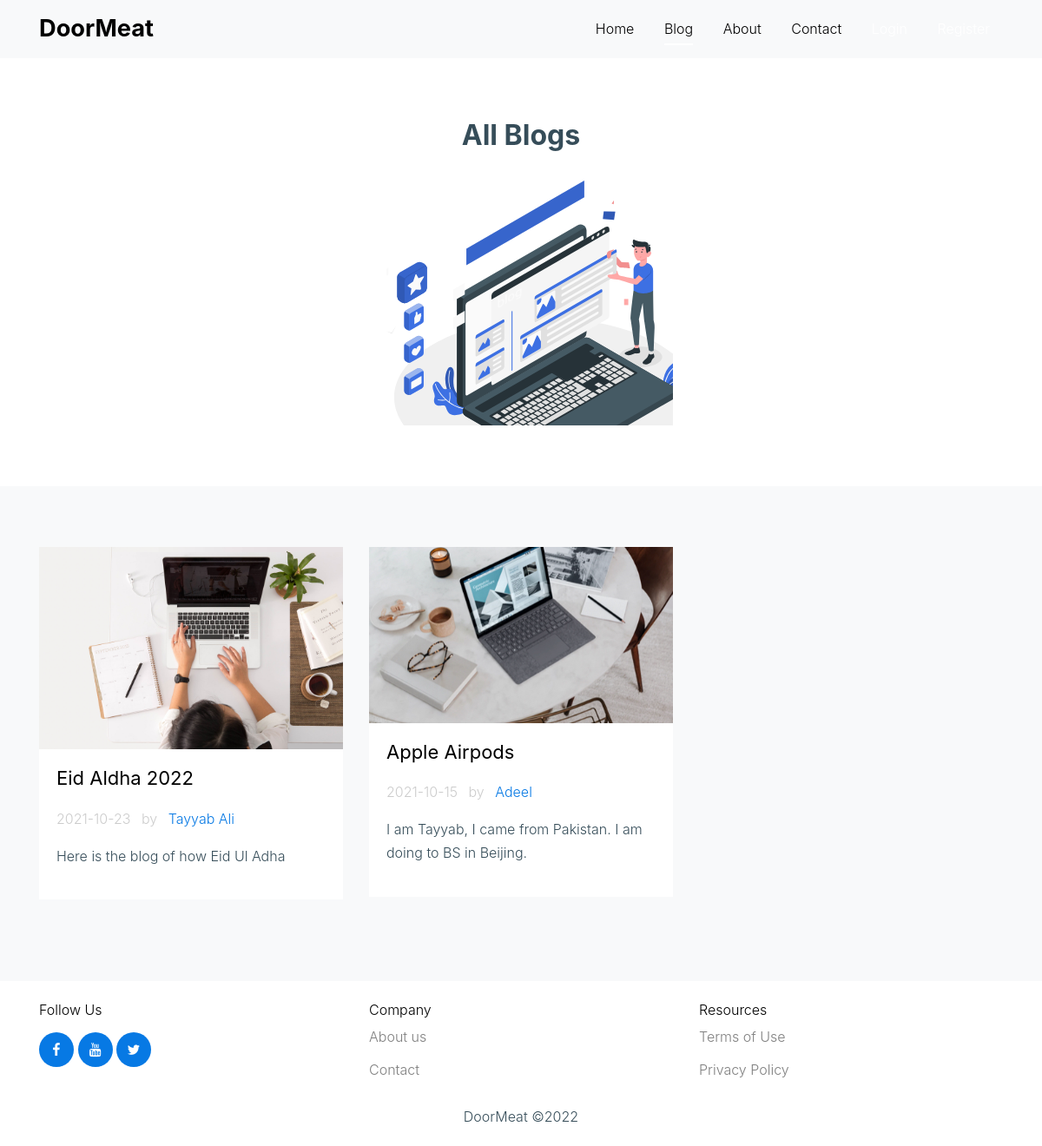
The page /blog/ on the database as committed earlier.
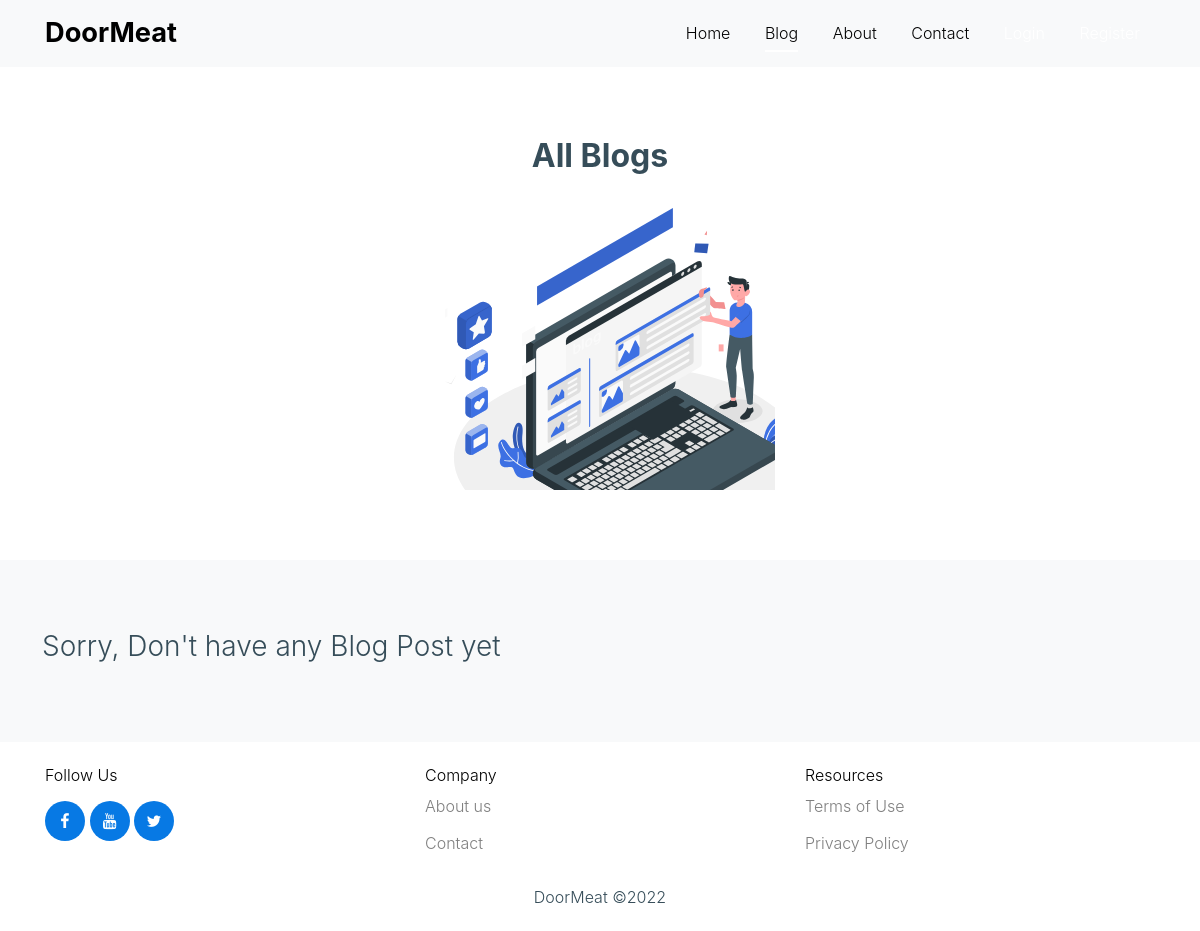
The same page on the database as committed later.
### blog4/models.py (models this page shows, shortened)
class Post(models.Model):
    title = models.CharField(max_length=200)
    author = models.CharField(max_length=100)
    date = models.CharField(max_length=150, blank=2 )
    img = models.ImageField()
    description = models.TextField()

### blog4/views.py (the view)
# urls.py: path('', views.index, name="index"),
def index(request):
    posts = Post.objects.all()
    return render(request, "blog4/index.html", {
        "posts": posts
    })

### blog4/templates/blog4/index.html (shortened to what this page needs)
{% load static %}
<!doctype html>
<html lang="en">
<head>
	<link href="https://cdn.jsdelivr.net/npm/bootstrap@5.0.0-beta1/dist/css/bootstrap.min.css" rel="stylesheet"
>
	<link rel="stylesheet" href="{% static 'fonts/icomoon/style.css' %}">
	<link rel="stylesheet" href="{% static 'fonts/brand/style.css' %}">
	<link rel="stylesheet" href="{% static 'css/bootstrap.min.css' %}">
	<link rel="stylesheet" href="{% static 'css/bootstrap-datepicker.css' %}">
	<link rel="stylesheet" href="{% static 'css/jquery.fancybox.min.css' %}">
	<link rel="stylesheet" href="{% static 'css/owl.carousel.min.css' %}">
	<link rel="stylesheet" href="{% static 'css/owl.theme.default.min.css' %}">
	<link rel="stylesheet" href="{% static 'css/aos.css' %}">
	<link rel="stylesheet" href="{% static 'css/style.css' %}">
</head>
<body>
<div class="site-wrap" id="home-section">
	<header class="sticky-top position-sticky bg-light m-0 p-0 site-navbar light site-navbar-target"
	        role="banner">
		<div class="container">
			<div class="row align-items-center position-relative">
				<div class="col-3">
					<div class="site-logo">
						<a href="{% url 'home1:index' %}"
						   class="text-black font-weight-bold">
							DoorMeat
						</a>
					</div>
				</div>
				<div class="col-9 text-right">
					<nav class="site-navigation text-right ml-auto d-none d-lg-block" role="navigation">
						<ul class="site-menu main-menu js-clone-nav ml-auto">
							<li><a href="{% url 'home1:index' %}" class="text-black nav-link">Home</a></li>
							<li class="active"><a href="{% url 'blog4:index' %}" class="text-black nav-link">Blog</a>
							</li>
							<li><a href="{% url 'home1:about' %}" class="nav-link text-black">About</a></li>
							<li><a href="{% url 'home1:contact' %}" class="nav-link text-black">Contact</a></li>
							{% if user.is_authenticated %}
								<li><a class="text-black">Hi, {{ user.username.title }}</a></li>
							{% else %}
								<li><a href="{% url 'accounts2:signin' %}" class="nav-link">Login</a></li>
								<li><a href="{% url 'accounts2:register' %}" class="nav-link">Register</a></li>
							{% endif %}
						</ul>
					</nav>
				</div>
			</div>
		</div>
	</header>
	<div class="site-section">
		<div class="container text-center">
			<div class="row">
				<h2 class="font-weight-bold pb-3">All Blogs</h2>
				<div class="offset-md-4 col-md-4">
					<div>
					</div>
				</div>
			</div>
		</div>
	</div>
	<div class="site-section bg-light">
		<div class="container">
			<div class="row">
				{% for post in posts %}
					<div class="col-lg-4 col-md-6 mb-4">
						<div class="post-entry-1 h-100">
							<a href="{% url 'blog4:posts' post.title post.id %}" class="thumbnail-link">
								<img src="{{ post.img.url }}" alt="Image"
								     class="img-fluid">
							</a>
							<div class="post-entry-1-contents">
								<h2 class="font-weight-bolder">
									<a href="{% url 'blog4:posts' post.title post.id %}">{{ post.title }}</a>
								</h2>
								<span class="meta d-inline-block mb-3">{{ post.date }} <span class="mx-2">by</span> <a
										href="#">{{ post.author }}</a></span>
								<p> {{ post.description }} </p>
							</div>
						</div>
					</div>
				{% empty %}
					<h3>Sorry, Don't have any Blog Post yet</h3>
				{% endfor %}
			</div>
		</div>
	</div>
	<footer class="site-footer m-0 p-0">
		<div class="container pt-4">
			<div class="row">
				<div class="col-lg-4">
					<h2 class="footer-heading mb-3">Follow Us</h2>
					<ul class="list-unstyled social">
						<li><a href="#"><span class="icon-facebook"></span></a></li>
						<li><a href="#"><span class="icon-youtube"></span></a></li>
						<li><a href="#"><span class="icon-twitter"></span></a></li>
					</ul>
				</div>
				<div class="col-lg-8 ml-auto">
					<div class="row">
						<div class="col-lg-6">
							<h2 class="footer-heading mb-2">Company</h2>
							<ul class="list-unstyled">
								<li><a href="#">About us</a></li>
								<li><a href="#">Contact</a></li>
							</ul>
						</div>
						<div class="col-lg-6">
							<h2 class="footer-heading mb-2">Resources</h2>
							<ul class="list-unstyled">
								<li><a href="#">Terms of Use</a></li>
								<li><a href="#">Privacy Policy</a></li>
							</ul>
						</div>
					</div>
				</div>
			</div>
			<div class="row text-center mb-0">
				<div class="col-md-12">
					<div class="border-top pt-2 pb-1">
						<p>
							DoorMeat &copy;<script>document.write(new Date().getFullYear());</script>
						</p>
					</div>
				</div>
			</div>
		</div>
	</footer>
</div>
</body>
</html>

### static/css/style.css (style rules this page uses)
html { overflow-x: hidden; }
body { line-height: 1.7; color: #364d59 !important; font-weight: 300; font-size: 1rem; background: #fff; }
a { -webkit-transition: .3s all ease; -o-transition: .3s all ease; transition: .3s all ease; text-decoration: none; }
h1, h2, h3, h4, h5, .h1, .h2, .h3, .h4, .h5 { font-weight: 300; color: #364d59; }
.text-black { color: #000 !important; }
.site-section { padding: 2.5em 0; }
@media (min-width: 768px) { .site-section { padding: 5em 0; } }
.site-footer { padding: 4em 0; }
@media (min-width: 768px) { .site-footer { padding: 8em 0; } }
.site-footer .border-top { border-top: 1px solid rgba(255, 255, 255, 0.1) !important; }
.site-footer a { color: rgba(0, 0, 0, 0.5); }
.site-footer ul li { margin-bottom: 10px; }
.site-footer .footer-heading { font-size: 16px; color: #000; }
.site-navbar { margin-bottom: 0px; z-index: 9; position: absolute; top: 0; width: 100%; padding: 1rem; }
.site-navbar .site-logo { margin: 0; padding: 0; font-size: 1.7rem; }
.site-navbar .site-logo a { color: #000; }
.site-navbar .site-navigation .site-menu { margin: 0; padding: 0; margin-bottom: 0; }
.site-navbar .site-navigation .site-menu .active { color: #0779e4 !important; }
.site-navbar .site-navigation .site-menu a { text-decoration: none !important; display: inline-block; }
.site-navbar .site-navigation .site-menu > li { display: inline-block; }
.site-navbar .site-navigation .site-menu > li > a { margin-left: 15px; margin-right: 15px; padding: 20px 0px; color: rgba(0, 0, 0, 0.7); display: inline-block; text-decoration: none !important; }
.site-navbar .site-navigation .site-menu > li.active > a { color: #fff; position: relative; }
.site-navbar .site-navigation .site-menu > li.active > a:before { content: ""; position: absolute; bottom: 15px; left: 0; right: 0; height: 2px; background: #fff; }
.site-navbar.light a { color: #fff; }
.site-navbar.light .site-menu li a { color: #fff; }
.site-mobile-menu .site-nav-wrap { padding: 0; margin: 0; list-style: none; position: relative; }
.site-mobile-menu .site-nav-wrap a { padding: 10px 20px; display: block; position: relative; color: #212529; }
.site-mobile-menu .site-nav-wrap li { position: relative; display: block; }
.site-mobile-menu .site-nav-wrap li.active > a { color: #0779e4; }
.site-mobile-menu .site-nav-wrap > li { display: block; position: relative; float: left; width: 100%; }
.site-mobile-menu .site-nav-wrap > li > a { padding-left: 20px; font-size: 20px; }
.site-section { padding: 70px 0; }
.social li { display: inline-block; }
.social li a { display: inline-block; width: 40px; height: 40px; border-radius: 50%; background: #0779e4; color: #fff; position: relative; }
.social li a > span { display: inline-block; position: absolute; top: 50%; left: 50%; -webkit-transform: translate(-50%, -50%); -ms-transform: translate(-50%, -50%); transform: translate(-50%, -50%); }

Rows that differ between the two databases and show on the page:
removed Post: img (picture), title "Eid Aldha 2022", date "2021-10-23", author "Tayyab Ali", description "Here is the blog of how Eid Ul Adha"
removed Post: img (picture), title "Apple Airpods", date "2021-10-15", author "Adeel", description "I am Tayyab, I came from Pakistan. I am doing to BS in Beijing."
Other text that changed with them:
text now shown: "Sorry, Don't have any Blog Post yet"
